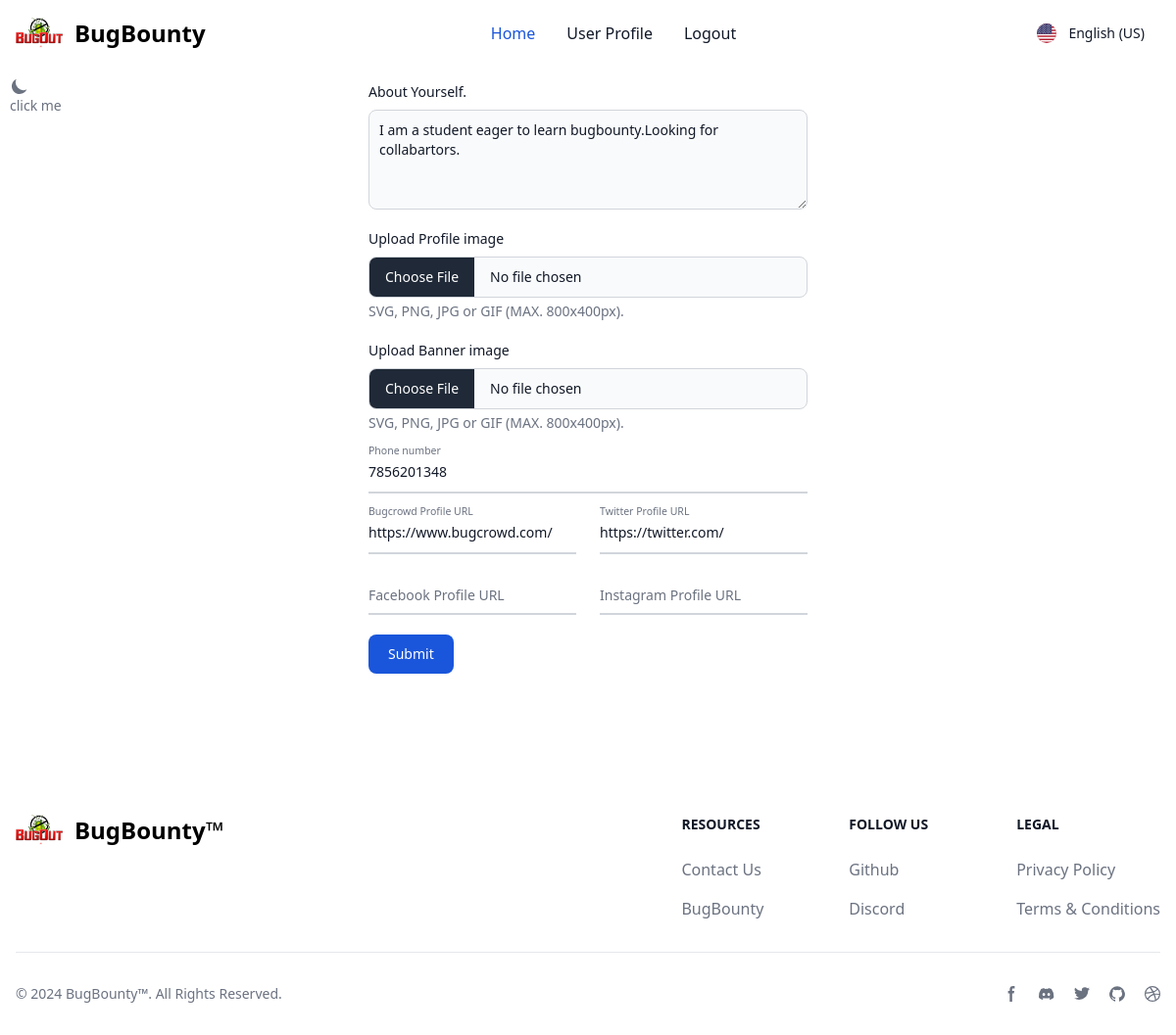
Page /updateprofile/ (signed in) on the earlier database version.
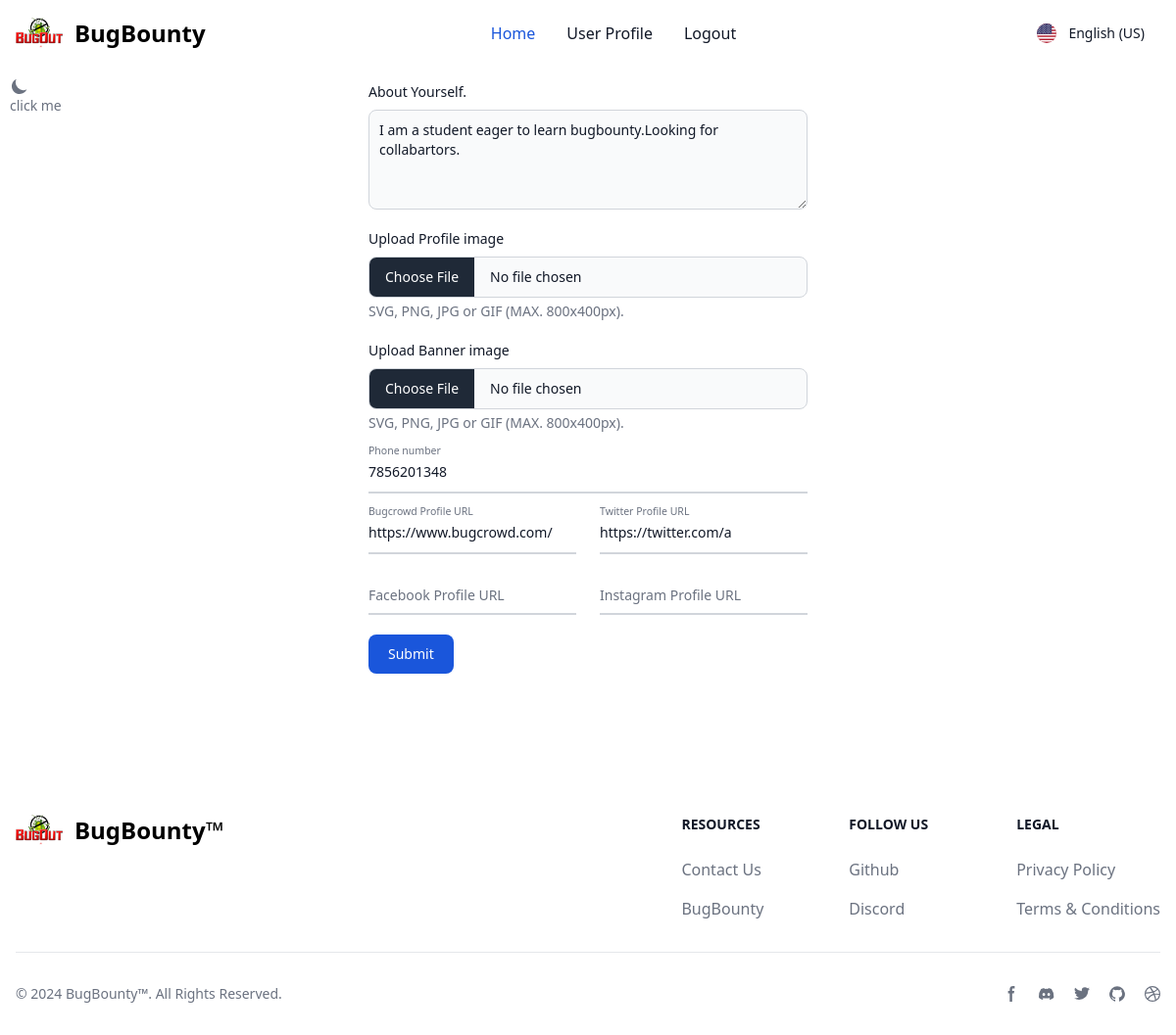
Same page on the later database version.
### app/models.py (models this page shows)
class UserProfile(models.Model):
    user = models.ForeignKey(User, on_delete=models.CASCADE)
    username = models.CharField(max_length=150)
    profilepicture = models.ImageField(
        upload_to='images', height_field=None, width_field=None, max_length=None)
    banner = models.ImageField(
        upload_to='images', height_field=None, width_field=None, max_length=None, blank=True)
    about = models.TextField()
    collabs = models.IntegerField(default=0, null=True, blank=True)
    bugcrowd = models.CharField(max_length=150, blank=True)
    twitter = models.CharField(max_length=150, blank=True)
    fb = models.CharField(max_length=150, blank=True)
    insta = models.CharField(max_length=150, blank=True)
    phone = models.BigIntegerField(blank=True)

### app/views.py (the view, shortened to what this page needs)
# urls.py: path('updateprofile/', updateUserProfile, name='updateprofile'),
@login_required(login_url='/login')
def updateUserProfile(request):
    try:
        query = UserProfile.objects.filter(user=request.user).first()
        context = UserProfile.objects.filter(user=request.user)
        return render(request, 'addprofile.html', {"query": context})
    except Exception as e:
        print(e)
        return redirect(page404)

### app/templates/addprofile.html (shortened to what the changed rows need)
{% extends 'base.html' %} {% block content %}
<div class="px-5 md:px-10">
  <form class="max-w-md mx-auto" method="post" enctype="multipart/form-data" id="userprofile">
    {% csrf_token %} {% if query %} {% for val in query %}
    <div class="relative z-0 w-full mb-5 group">
      <label
        for="message"
        class="block mb-2 text-sm font-medium text-gray-900 dark:text-white"
        >About Yourself.</label
      >
      <textarea
        id="message"
        rows="4"
        name="about"
        class="block p-2.5 w-full text-sm text-gray-900 bg-gray-50 rounded-lg border border-gray-300 focus:ring-blue-500 focus:border-blue-500 dark:bg-gray-700 dark:border-gray-600 dark:placeholder-gray-400 dark:text-white dark:focus:ring-blue-500 dark:focus:border-blue-500"
        placeholder="I am a ethical hacker and penitration tester..."
        required
      >
{{val.about}}</textarea
      >
    </div>
    <div class="relative z-0 w-full mb-5 group">
      <label
        class="block mb-2 text-sm font-medium text-gray-900 dark:text-white"
        for="file_input"
        >Upload Profile image</label
      >
      <input
        class="block w-full text-sm text-gray-900 border border-gray-300 rounded-lg cursor-pointer bg-gray-50 dark:text-gray-400 focus:outline-none dark:bg-gray-700 dark:border-gray-600 dark:placeholder-gray-400"
        aria-describedby="file_input_help"
        id="file_input"
        type="file"
        name="profile"
      />
      <p
        class="mt-1 text-sm text-gray-500 dark:text-gray-300"
        id="file_input_help"
      >
        SVG, PNG, JPG or GIF (MAX. 800x400px).
      </p>
    </div>
    <div class="relative z-0 w-full mb-5 group">
      <label
        class="block mb-2 text-sm font-medium text-gray-900 dark:text-white"
        for="file_input"
        >Upload Banner image</label
      >
      <input
        class="block w-full text-sm text-gray-900 border border-gray-300 rounded-lg cursor-pointer bg-gray-50 dark:text-gray-400 focus:outline-none dark:bg-gray-700 dark:border-gray-600 dark:placeholder-gray-400"
        aria-describedby="file_input_help"
        id="file_input"
        type="file"
        name="banner"
      />
      <p
        class="mt-1 text-sm text-gray-500 dark:text-gray-300"
        id="file_input_help"
      >
        SVG, PNG, JPG or GIF (MAX. 800x400px).
      </p>
    </div>
    <div class="relative z-0 w-full mb-5 group">
      <input
        type="number"
        name="phone"
        id="floating_phone"
        value="{{val.phone}}"
        class="block py-2.5 px-0 w-full text-sm text-gray-900 bg-transparent border-0 border-b-2 border-gray-300 appearance-none dark:text-white dark:border-gray-600 dark:focus:border-blue-500 focus:outline-none focus:ring-0 focus:border-blue-600 peer"
        placeholder=" "
        required
      />
      <label
        for="floating_phone"
        class="peer-focus:font-medium absolute text-sm text-gray-500 dark:text-gray-400 duration-300 transform -translate-y-6 scale-75 top-3 -z-10 origin-[0] peer-focus:start-0 rtl:peer-focus:translate-x-1/4 peer-focus:text-blue-600 peer-focus:dark:text-blue-500 peer-placeholder-shown:scale-100 peer-placeholder-shown:translate-y-0 peer-focus:scale-75 peer-focus:-translate-y-6"
        >Phone number
      </label>
    </div>
    <div class="grid md:grid-cols-2 md:gap-6">
      <div class="relative z-0 w-full mb-5 group">
        <input
          type="text"
          name="bugcrowd"
          id="floating_first_name"
          value="{{val.bugcrowd}}"
          class="block py-2.5 px-0 w-full text-sm text-gray-900 bg-transparent border-0 border-b-2 border-gray-300 appearance-none dark:text-white dark:border-gray-600 dark:focus:border-blue-500 focus:outline-none focus:ring-0 focus:border-blue-600 peer"
          placeholder="Bugcrowd Profile URL"
          required
        />
        <label
          for="floating_first_name"
          class="peer-focus:font-medium absolute text-sm text-gray-500 dark:text-gray-400 duration-300 transform -translate-y-6 scale-75 top-3 -z-10 origin-[0] peer-focus:start-0 rtl:peer-focus:translate-x-1/4 peer-focus:text-blue-600 peer-focus:dark:text-blue-500 peer-placeholder-shown:scale-100 peer-placeholder-shown:translate-y-0 peer-focus:scale-75 peer-focus:-translate-y-6"
          >Bugcrowd Profile URL</label
        >
      </div>
      <div class="relative z-0 w-full mb-5 group">
        <input
          type="text"
          name="twitter"
          value="{{val.twitter}}"
          id="floating_last_name"
          class="block py-2.5 px-0 w-full text-sm text-gray-900 bg-transparent border-0 border-b-2 border-gray-300 appearance-none dark:text-white dark:border-gray-600 dark:focus:border-blue-500 focus:outline-none focus:ring-0 focus:border-blue-600 peer"
          placeholder=" "
          required
        />
        <label
          for="floating_last_name"
          class="peer-focus:font-medium absolute text-sm text-gray-500 dark:text-gray-400 duration-300 transform -translate-y-6 scale-75 top-3 -z-10 origin-[0] peer-focus:start-0 rtl:peer-focus:translate-x-1/4 peer-focus:text-blue-600 peer-focus:dark:text-blue-500 peer-placeholder-shown:scale-100 peer-placeholder-shown:translate-y-0 peer-focus:scale-75 peer-focus:-translate-y-6"
          >Twitter Profile URL</label
        >
      </div>
    </div>
    <div class="grid md:grid-cols-2 md:gap-6">
      <div class="relative z-0 w-full mb-5 group">
        <input
          type="text"
          name="facebook"
          value="{{val.fb}}"
          id="floating_phone"
          class="block py-2.5 px-0 w-full text-sm text-gray-900 bg-transparent border-0 border-b-2 border-gray-300 appearance-none dark:text-white dark:border-gray-600 dark:focus:border-blue-500 focus:outline-none focus:ring-0 focus:border-blue-600 peer"
          placeholder=" "
        />
        <label
          for="floating_phone"
          class="peer-focus:font-medium absolute text-sm text-gray-500 dark:text-gray-400 duration-300 transform -translate-y-6 scale-75 top-3 -z-10 origin-[0] peer-focus:start-0 rtl:peer-focus:translate-x-1/4 peer-focus:text-blue-600 peer-focus:dark:text-blue-500 peer-placeholder-shown:scale-100 peer-placeholder-shown:translate-y-0 peer-focus:scale-75 peer-focus:-translate-y-6"
          >Facebook Profile URL</label
        >
      </div>
      <div class="relative z-0 w-full mb-5 group">
        <input
          type="text"
          name="instagram"
          value="{{val.insta}}"
          id="floating_company"
          class="block py-2.5 px-0 w-full text-sm text-gray-900 bg-transparent border-0 border-b-2 border-gray-300 appearance-none dark:text-white dark:border-gray-600 dark:focus:border-blue-500 focus:outline-none focus:ring-0 focus:border-blue-600 peer"
          placeholder=" "
        />
        <label
          for="floating_company"
          class="peer-focus:font-medium absolute text-sm text-gray-500 dark:text-gray-400 duration-300 transform -translate-y-6 scale-75 top-3 -z-10 origin-[0] peer-focus:start-0 rtl:peer-focus:translate-x-1/4 peer-focus:text-blue-600 peer-focus:dark:text-blue-500 peer-placeholder-shown:scale-100 peer-placeholder-shown:translate-y-0 peer-focus:scale-75 peer-focus:-translate-y-6"
          >Instagram Profile URL</label
        >
      </div>
    </div>
    {% endfor %} {% endif %}
  </form>
</div>
{% endblock content %}

Differences in the rows shown:
changed UserProfile "I am a student eager to learn bugbounty.Looking for collabartors.": twitter "https://twitter.com/" → "https://twitter.com/a"
